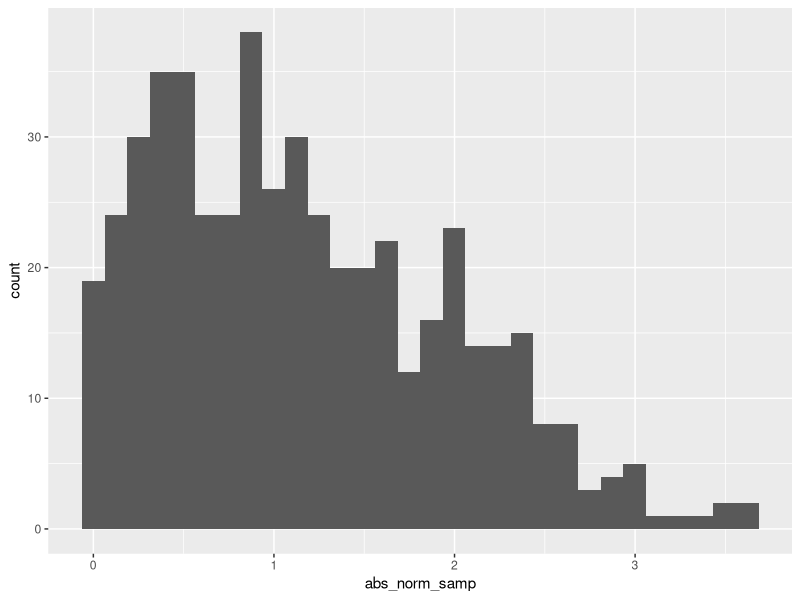

This figure's R source:
## ---- chunk 1
library(tidyverse)
## ---- chunk 2
samp = rnorm(100)
length(samp)
## ---- chunk 3
df = 
  tibble(
  norm_samp = rnorm(n = 500,mean = 1),
  log_norm_samp = norm_samp>0,
  abs_norm_samp = abs(norm_samp)
  )
ggplot(df, aes(x = abs_norm_samp)) + geom_histogram()
median_samp = median(pull(df, norm_samp))
